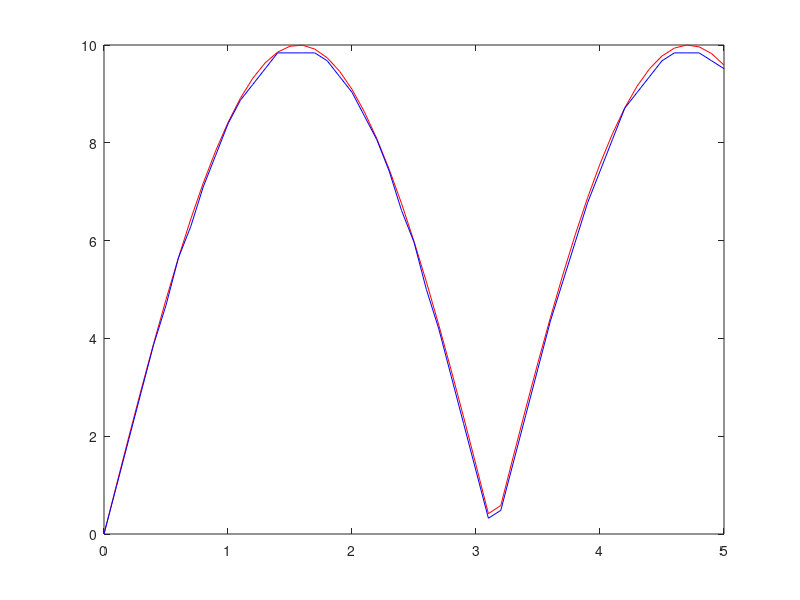

MATLAB code for this plot:
close all;
clear all;
clc;
U = input('Enter the upper range:');
n = input('Enter the bit number:');

q=U/(2^n-1);  % quantization interval
t=0:0.1:U;  % time vector
y=abs(10*sin(t)); % signal
% -------convert to a digital signal yd-----------
a=fix(y/q);
yd=dec2bin(a,n);
% ------ calculating the signal yq ----------
yq=a*q; 
%-------------------------------------------------
plot(t,y,'r')
hold on
plot(t,yq,'b')
hold off
